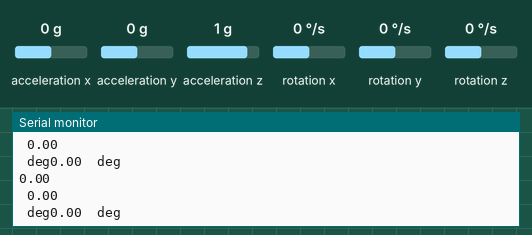
This sketch was run on a simulated Arduino Nano 33 BLE. Shown: the last lines printed to the serial monitor. The test bench sets the inputs (shaded band); at power-on: acceleration y 0 g, acceleration z 1 g, rotation x 0 °/s, acceleration x 0 g, rotation y 0 °/s, rotation z 0 °/s.

Above: at 1.2 s.
1.3 s: acceleration y set to -1.4 g
At 1.34 s:
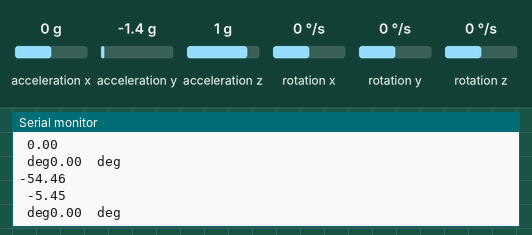
4.3 s: acceleration z set to -1.4 g
At 4.43 s:
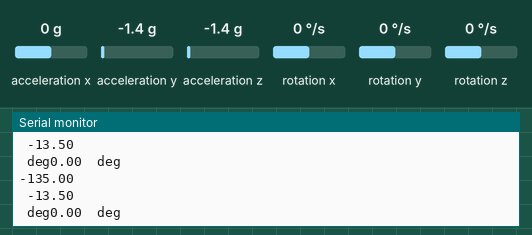
5.8 s: rotation x set to -192 °/s
At 7.2 s:
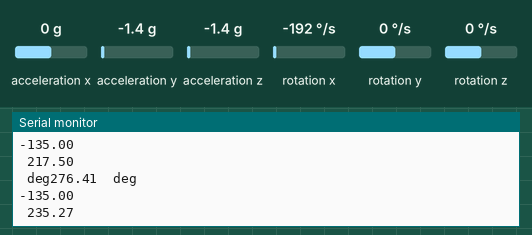
Timing chart, 0 to 8.8 s (numbered marks = the images above; inputs shaded):
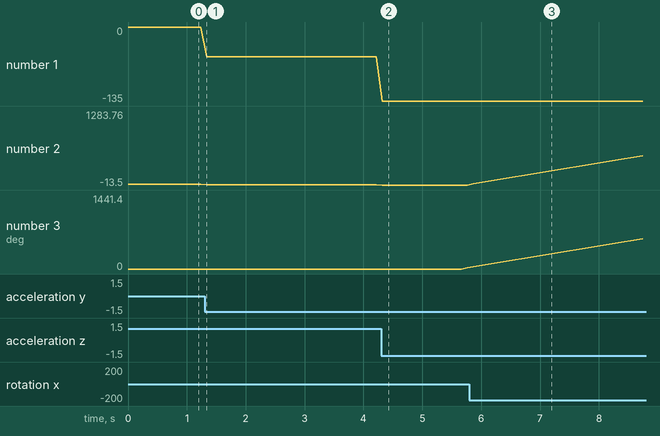

The sketch:

comp_filter.ino
```cpp
#include "Arduino_BMI270_BMM150.h"
float gyroAngle = 0.0;
unsigned long prevTime = 0;

void setup() {
  Serial.begin(9600);
  while (!Serial);

  if (!IMU.begin()) {
    Serial.println("Failed to initialize IMU!");
    while (1);
  }

  prevTime = micros();
  }

void loop() {
  // put your main code here, to run repeatedly:

  float ax, ay, az;
  float gx, gy, gz;
  float accAngle;
  const float k =0.9;
  float filterAngle;

  //Time difference
  unsigned long currentTime = micros();
  float dt = (currentTime - prevTime) / 1000000.0;
  prevTime = currentTime;

  if (IMU.accelerationAvailable() && IMU.gyroscopeAvailable()){
    // Gyro Angle
    IMU.readGyroscope(gx, gy, gz);
    // θg = θ0 + gx * Δt
    gyroAngle = (gyroAngle + (gx*(-1)) * dt); // multiplied gx by -1 to align polarity with sensor orientation
    Serial.print(gyroAngle);
    Serial.print(" ");
    Serial.println(" deg");

    // Accelerometer Angle
    IMU.readAcceleration(ax, ay, az);
    accAngle = atan2 (ay, az) * 180/PI;
    Serial.println(accAngle);
    Serial.print(" ");

    // Complimentary Filter
    filterAngle = k*gyroAngle + (1-k)*accAngle;
    Serial.println(filterAngle);
    Serial.print(" deg");
  }

 delay(100);
}
```

Measured:
- after the input at 1.3 s, the serial monitor: prints a new line at once (image 1)
- after the input at 4.3 s, the serial monitor: prints a new line at once (image 2)
- after the input at 5.8 s, the serial monitor: prints a new line after 0.06 s (image 3)
- plotted number 1: 0 → -54.46 after the input at 1.3 s, -54.46 → -135 after the input at 4.3 s
- plotted number 2: 0 → -5.45 after the input at 1.3 s, -5.45 → -13.5 after the input at 4.3 s, -13.5 → 1283.76 after the input at 5.8 s
- plotted number 3: 0 → 19.74 after the input at 4.3 s, 19.74 → 1441.4 after the input at 5.8 s
